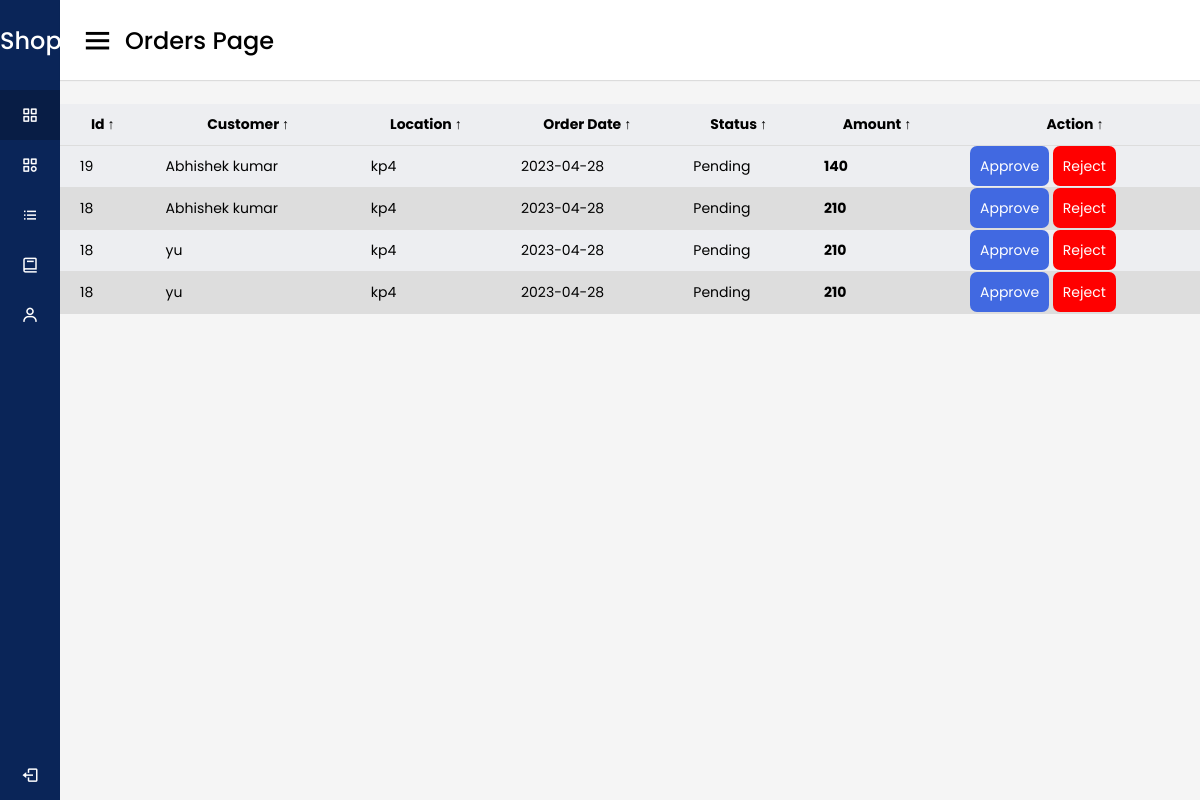
/orders.php, run on the app's committed database.
### tables this page shows
CREATE TABLE `payment` (
  `orderid` int(11) NOT NULL,
  `fname` varchar(100) NOT NULL,
  `nickname` varchar(50) NOT NULL,
  `homeaddress` text NOT NULL,
  `dob` varchar(20) NOT NULL,
  `gender` varchar(10) NOT NULL,
  `payment` varchar(10) NOT NULL,
  `productid` int(10) NOT NULL,
  `orderdate` date NOT NULL,
  `status` varchar(30) NOT NULL
);

CREATE TABLE `product` (
  `id` int(11) NOT NULL,
  `productname` varchar(100) NOT NULL,
  `price` int(7) NOT NULL,
  `image` varchar(100) NOT NULL,
  `categoryname` varchar(100) NOT NULL
);

### orders.php (the view, shortened to what this page needs)
<?php
include "connection.php";
?>
<!DOCTYPE html>
<html lang="en" dir="ltr">
  <head>
    <link rel="stylesheet" href="css1/admin.css">
    <link href='https://unpkg.com/boxicons@2.0.7/css/boxicons.min.css' rel='stylesheet'>
   </head>
<body>
  <div class="sidebar">
    <div class="logo-details">
      <span class="logo_name">Shopping</span>
    </div>
      <ul class="nav-links">
        <li>
          <a href="admin.php" class="active">
            <i class='bx bx-grid-alt' ></i>
            <span class="links_name">Dashboard</span>
          </a>
        </li>
        <li>
          <a href="category.php">
            <i class='bx bx-category' ></i>
            <span class="links_name">Category</span>
          </a>
        </li>
        <li>
          <a href="product.php">
            <i class='bx bx-list-ul' ></i>
            <span class="links_name">Products</span>
          </a>
        </li>
        <li>
          <a href="orders.php">
            <i class='bx bx-book' ></i>
            <span class="links_name">Orders</span>
          </a>
        </li>
        <li>
          <a href="team.php">
            <i class='bx bx-user' ></i>
            <span class="links_name">New Admin</span>
          </a>
        </li>
        <li class="log_out">
          <a href="logout">
            <i class='bx bx-log-out'></i>
            <span class="links_name">Log out</span>
          </a>
        </li>
      </ul>
  </div>
  <section class="home-section">
     <?php
        if (isset($_REQUEST['approveorder'])) {
            $approveorder = $_GET['approveorder'];
            $sql7 = mysqli_query($con, "update payment set status='Confirmed' where orderid='$approveorder'");
            if ($sql7) {
                header("location:orders.php");
            }
        } else if (isset($_REQUEST['reject'])) {
            $reject = $_GET['reject'];
            $sql7 = mysqli_query($con, "update payment set status='Rejected' where orderid='$reject'");
            if ($sql7) {
                header("location:orders.php");
            }
        } else {
        ?>
         <nav>
      <div class="sidebar-button">
        <i class='bx bx-menu sidebarBtn'></i>
        <span class="dashboard">Orders Page</span>
      </div>
    </nav>
    <div class="home-content">
                            <table>
                                <thead>
                                    <tr>
                                        <th> Id <span class="icon-arrow">&UpArrow;</span></th>
                                        <th> Customer <span class="icon-arrow">&UpArrow;</span></th>
                                        <th> Location <span class="icon-arrow">&UpArrow;</span></th>
                                        <th> Order Date <span class="icon-arrow">&UpArrow;</span></th>
                                        <th> Status <span class="icon-arrow">&UpArrow;</span></th>
                                        <th> Amount <span class="icon-arrow">&UpArrow;</span></th>
                                        <th> Action <span class="icon-arrow">&UpArrow;</span></th>
                                    </tr>
                                </thead>
                                <tbody>
                                    <?php
                                    $sql6 = mysqli_query($con, "select * from payment,product where payment.productid=product.id");
                                    while ($row6 = mysqli_fetch_assoc($sql6)) {
                                    ?>
                                        <tr>
                                            <td><?php echo $row6['id']; ?></td>
                                            <td><?php echo $row6['fname']; ?></td>
                                            <td> <?php echo $row6['homeaddress']; ?> </td>
                                            <td> <?php echo $row6['orderdate']; ?> </td>
                                            <td>
                                                <?php
                                                if ($row6['status'] == 'Pending') {
                                                ?>
                                                    <p class="status pending">Pending</p>
                                                <?php
                                                } else if ($row6['status'] == 'Rejected') {
                                                ?>
                                                    <p class="status " style="background-color: red;">Rejected</p>
                                                <?php
                                                } else {
                                                ?>
                                                    <p class="status delivered">Accepted</p>
                                                <?php
                                                }
                                                ?>
                                            </td>
                                            <td> <strong> <?php echo $row6['price']; ?></strong></td>
                                            <td>
                                                <a href="orders.php?approveorder=<?php echo $row6['orderid']; ?>" style="background-color:royalblue
                                                ;padding:10px;border:0px;border-radius:7px;color:white;text-decoration:none;">Approve</a>
                                                <a href="orders.php?reject=<?php echo $row6['orderid']; ?>" style="background-color:red
                                                ;padding:10px;border:0px;border-radius:7px;color:white;text-decoration:none;">Reject</a>
                                            </td>
                                        </tr>
                                    <?php
                                    }
                                    ?>
                                </tbody>
                            </table>
                        </section>
            <?php
        }
            ?>
</body>
</html>

### css1/admin.css (style rules this page uses)
* { margin: 0; padding: 0; box-sizing: border-box; font-family: 'Poppins', sans-serif; }
.sidebar { position: fixed; height: 100%; width: 240px; background: #0A2558; transition: all 0.5s ease; }
.sidebar .logo-details { height: 80px; display: flex; align-items: center; }
.sidebar .logo-details .logo_name { color: #fff; font-size: 24px; font-weight: 500; }
.sidebar .nav-links { margin-top: 10px; }
.sidebar .nav-links li { position: relative; list-style: none; height: 50px; }
.sidebar .nav-links li a { height: 100%; width: 100%; display: flex; align-items: center; text-decoration: none; transition: all 0.4s ease; }
.sidebar .nav-links li a.active { background: #081D45; }
.sidebar .nav-links li i { min-width: 60px; text-align: center; font-size: 18px; color: #fff; }
.sidebar .nav-links li a .links_name { color: #fff; font-size: 15px; font-weight: 400; white-space: nowrap; }
.sidebar .nav-links .log_out { position: absolute; bottom: 0; width: 100%; }
.home-section { position: relative; background: #f5f5f5; min-height: 100vh; width: calc(100% - 240px); left: 240px; transition: all 0.5s ease; }
.home-section nav { display: flex; justify-content: space-between; height: 80px; background: #fff; display: flex; align-items: center; position: fixed; width: calc(100% - 240px); left: 240px; z-index: 100; padding: 0 20px; box-shadow: 0 1px 1px rgba(0, 0, 0, 0.1); transition: all 0.5s ease; }
.home-section nav .sidebar-button { display: flex; align-items: center; font-size: 24px; font-weight: 500; }
nav .sidebar-button i { font-size: 35px; margin-right: 10px; }
.home-section .home-content { position: relative; padding-top: 104px; }
@media (max-width: 1240px) { .sidebar { width: 60px; } }
@media (max-width: 1240px) { .home-section { width: calc(100% - 60px); left: 60px; } }
@media (max-width: 1240px) { .home-section nav { width: calc(100% - 60px); left: 60px; } }

### orders.php (style rules this page uses)
table { width: 100%; border-collapse: collapse; }
th, td { border-bottom: 1px solid #dddddd; padding: 10px 20px; font-size: 14px; }
tr:nth-child(even) { background-color: #dddddd; }
tr:nth-child(odd) { background-color: #edeef1; }

### data on the page
payment: productid "19", fname "Abhishek kumar", homeaddress "kp4", orderdate "2023-04-28", status "Pending", productid.price "140"
payment: productid "18", fname "Abhishek kumar", homeaddress "kp4", orderdate "2023-04-28", status "Pending", productid.price "210"
payment: productid "18", fname "yu", homeaddress "kp4", orderdate "2023-04-28", status "Pending", productid.price "210"
payment: productid "18", fname "yu", homeaddress "kp4", orderdate "2023-04-28", status "Pending", productid.price "210"
